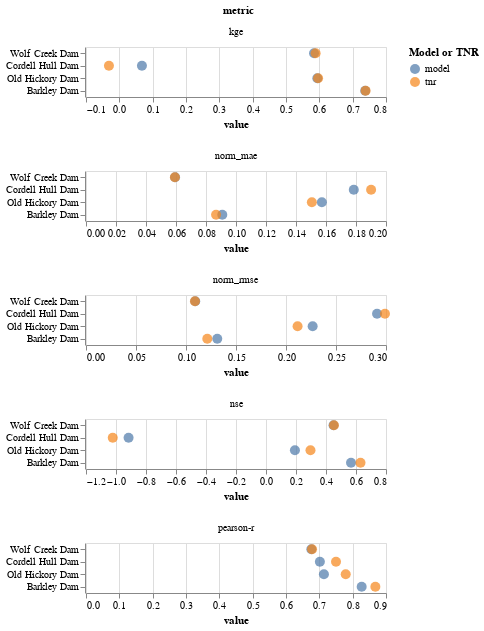

Notebook source saved alongside this figure:
### Code cell
NODE = 4
# data = df.loc[NODE]
data = df
name = df.loc[NODE, 'name'].unique()[0]
df['name (node)'] = df['name'] + ' (' + df.index.astype(str) + ')'

bars = alt.Chart(
    data
).transform_fold(
    ['nse', 'kge', 'pearson-r', 'norm_rmse', 'norm_mae'],
    ['metric', 'value'],
).mark_circle(
    size=100
).encode(
    x=alt.X('value:Q', title='value'),
    # y=alt.Y('name (node):N', title=None).scale(alt.Scale(domain=['Wolf Creek Dam (2)', 'Cordell Hull Dam (7)', 'Old Hickory Dam (4)', 'Barkley Dam (0)'])),
    y=alt.Y('name:N', title=None).scale(alt.Scale(domain=['Wolf Creek Dam', 'Cordell Hull Dam', 'Old Hickory Dam', 'Barkley Dam'])),
    facet=alt.Facet('metric:N', columns=1),
    color=alt.Color('model_or_tnr:N', title='Model or TNR'),
    tooltip=alt.Tooltip(['pearson-r', 'nse', 'norm_rmse', 'norm_mae', 'kge'], format='.2f'),
    # facet=alt.Facet('name (node):N', columns=1)
).properties(
    width=300,
    height=50,
    # title=f'{name}'
).resolve_scale(
    x='independent'
)

bars

### Figure 1 — Vega-Lite specification as saved in the notebook (floating-point values rounded to 4 significant figures)
{"config": {"view": {"continuousWidth": 300, "continuousHeight": 300}}, "data": {"name": "data-24d13f4284811682e1c9936bcce40564"}, "mark": {"type": "circle", "size": 100}, "encoding": {"color": {"field": "model_or_tnr", "title": "Model or TNR", "type": "nominal"}, "facet": {"columns": 1, "field": "metric", "type": "nominal"}, "tooltip": [{"field": "pearson-r", "format": ".2f", "type": "quantitative"}, {"field": "nse", "format": ".2f", "type": "quantitative"}, {"field": "norm_rmse", "format": ".2f", "type": "quantitative"}, {"field": "norm_mae", "format": ".2f", "type": "quantitative"}, {"field": "kge", "format": ".2f", "type": "quantitative"}], "x": {"field": "value", "title": "value", "type": "quantitative"}, "y": {"field": "name", "scale": {"domain": ["Wolf Creek Dam", "Cordell Hull Dam", "Old Hickory Dam", "Barkley Dam"]}, "title": null, "type": "nominal"}}, "height": 50, "resolve": {"scale": {"x": "independent"}}, "transform": [{"fold": ["nse", "kge", "pearson-r", "norm_rmse", "norm_mae"], "as": ["metric", "value"]}], "width": 300, "$schema": "https://vega.github.io/schema/vega-lite/v5.16.3.json", "datasets": {"data-24d13f4284811682e1c9936bcce40564": [{"pearson-r": 0.676, "pearson-r p-val": 1.121e-37, "nse": 0.4504, "nse1": 0.3745, "rmse": 43440000.0, "norm_rmse": 0.1092, "mae": 23610000.0, "norm_mae": 0.05936, "kge": 0.5841, "name": "Wolf Creek Dam", "model_or_tnr": "model", "name (node)": "Wolf Creek Dam (2)"}, {"pearson-r": 0.6781, "pearson-r p-val": 5.56e-38, "nse": 0.4529, "nse1": 0.3754, "rmse": 43340000.0, "norm_rmse": 0.109, "mae": 23580000.0, "norm_mae": 0.05928, "kge": 0.5889, "name": "Wolf Creek Dam", "model_or_tnr": "tnr", "name (node)": "Wolf Creek Dam (2)"}, {"pearson-r": 0.7138, "pearson-r p-val": 8.212e-44, "nse": 0.1928, "nse1": 0.2227, "rmse": 60900000.0, "norm_rmse": 0.2266, "mae": 42250000.0, "norm_mae": 0.1572, "kge": 0.594, "name": "Old Hickory Dam", "model_or_tnr": "model", "name (node)": "Old Hickory Dam (4)"}, {"pearson-r": 0.7792, "pearson-r p-val": 6.609e-57, "nse": 0.2966, "nse1": 0.2556, "rmse": 56850000.0, "norm_rmse": 0.2116, "mae": 40460000.0, "norm_mae": 0.1506, "kge": 0.5963, "name": "Old Hickory Dam", "model_or_tnr": "tnr", "name (node)": "Old Hickory Dam (4)"}, {"pearson-r": 0.7016, "pearson-r p-val": 1.251e-41, "nse": -0.9162, "nse1": -0.1072, "rmse": 56740000.0, "norm_rmse": 0.2911, "mae": 34810000.0, "norm_mae": 0.1785, "kge": 0.06781, "name": "Cordell Hull Dam", "model_or_tnr": "model", "name (node)": "Cordell Hull Dam (7)"}, {"pearson-r": 0.75, "pearson-r p-val": 2.18e-50, "nse": -1.022, "nse1": -0.1788, "rmse": 58290000.0, "norm_rmse": 0.299, "mae": 37060000.0, "norm_mae": 0.1901, "kge": -0.03118, "name": "Cordell Hull Dam", "model_or_tnr": "tnr", "name (node)": "Cordell Hull Dam (7)"}, {"pearson-r": 0.827, "pearson-r p-val": 9.573e-70, "nse": 0.5668, "nse1": 0.4245, "rmse": 72140000.0, "norm_rmse": 0.1313, "mae": 49940000.0, "norm_mae": 0.09087, "kge": 0.7377, "name": "Barkley Dam", "model_or_tnr": "model", "name (node)": "Barkley Dam (0)"}, {"pearson-r": 0.8681, "pearson-r p-val": 2.104e-84, "nse": 0.6301, "nse1": 0.4508, "rmse": 66660000.0, "norm_rmse": 0.1213, "mae": 47660000.0, "norm_mae": 0.08671, "kge": 0.7388, "name": "Barkley Dam", "model_or_tnr": "tnr", "name (node)": "Barkley Dam (0)"}]}}
